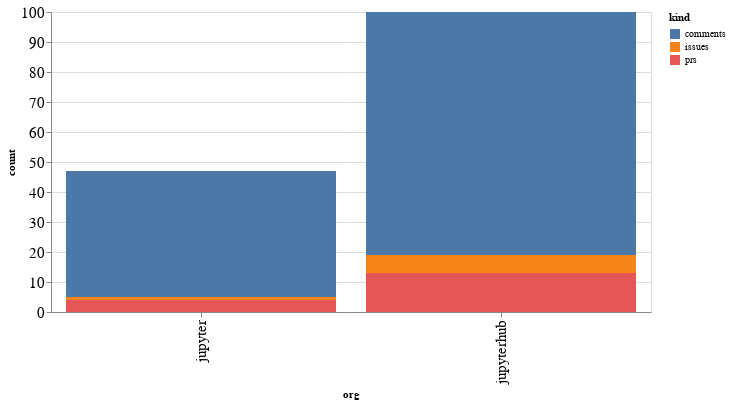

Notebook source saved alongside this figure:
### Code cell
alt.Chart(org_summaries, width=600).mark_bar().encode(
    x='org',
    y='count',
    color='kind',
    tooltip="org"
)

### Figure 1 — Vega-Lite specification as saved in the notebook (floating-point values rounded to 4 significant figures)
{"config": {"axisLeft": {"labelFontSize": 15}, "axisBottom": {"labelFontSize": 15}}, "data": {"name": "data-647e52f032c9e2d46521c6ff6c4bd0ed"}, "mark": "bar", "encoding": {"color": {"type": "nominal", "field": "kind"}, "tooltip": {"type": "nominal", "field": "org"}, "x": {"type": "nominal", "field": "org"}, "y": {"type": "quantitative", "field": "count"}}, "width": 600, "$schema": "https://vega.github.io/schema/vega-lite/v4.8.1.json", "datasets": {"data-647e52f032c9e2d46521c6ff6c4bd0ed": [{"org": "jupyter", "kind": "comments", "count": 42}, {"org": "jupyter", "kind": "issues", "count": 1}, {"org": "jupyter", "kind": "prs", "count": 4}, {"org": "jupyterhub", "kind": "comments", "count": 81}, {"org": "jupyterhub", "kind": "issues", "count": 6}, {"org": "jupyterhub", "kind": "prs", "count": 13}]}}
